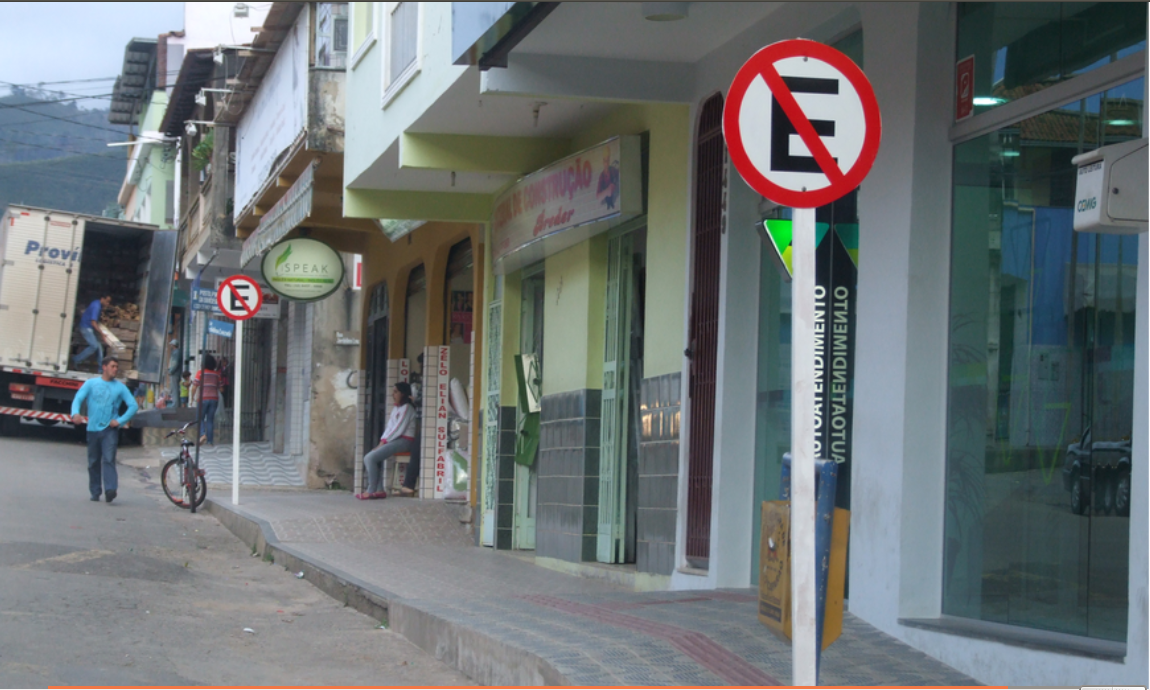
//> input picture image3.png, 1150 x 690 px
$ ./Canny   (built with g++ and OpenCV 4)
//> lines starting //> are read from the running program, lines starting //| are printed output that depends on the picture
/*
 * Canny.cpp
 *
 *  Created on: Jun 24, 2014
 *      Author: pedroaugust8
 */

#include <opencv2/highgui/highgui.hpp> //funções principais do OpenCV
#include <opencv/cv.h> //OpenCV Funções relativas a GUI

int main() {
	IplImage* newImg; //imagem original
	IplImage* grayImg; //imagem em nível de cinza para conversão
	IplImage* cannyImg; //imagem em nível de cinza para detecção das bordas

	//carregando a imagem original
	newImg = cvLoadImage("image3.png", 1);
//> newImg is the input picture: 690 rows x 1150 cols, CV_8UC3; mean B, G, R 116.7, 115, 109.5
	//criando uma imagem de um canal (i.e. imagem de nível de cinza)
	grayImg = cvCreateImage(cvSize(newImg->width, newImg->height), IPL_DEPTH_8U, 1);


	//convertendo a imagem colorida (3 canais rgb) para a imagem em nível de cinza
	cvCvtColor(newImg, grayImg, CV_BGR2GRAY);
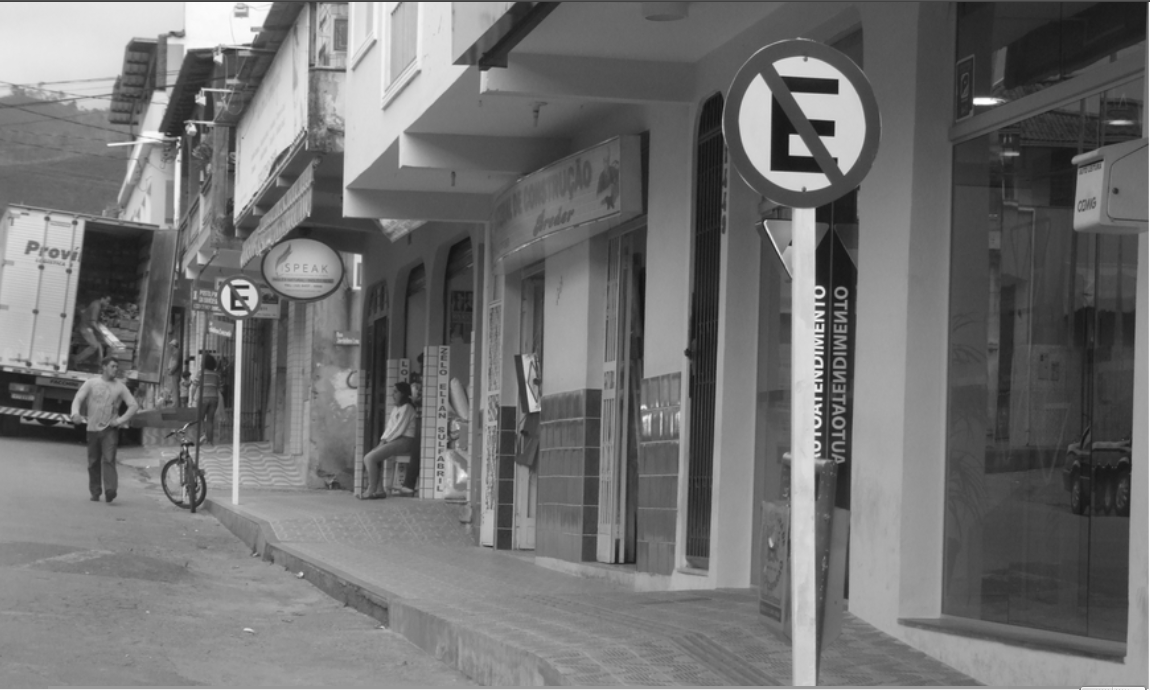
//> grayImg: 690 rows x 1150 cols, CV_8UC1; min 18, max 255, mean 113.6
	cannyImg = cvCreateImage(cvGetSize(newImg), IPL_DEPTH_8U, 1);

	// Detecção de borda Canny
	cvCanny(grayImg, cannyImg, 50, 150, 3);
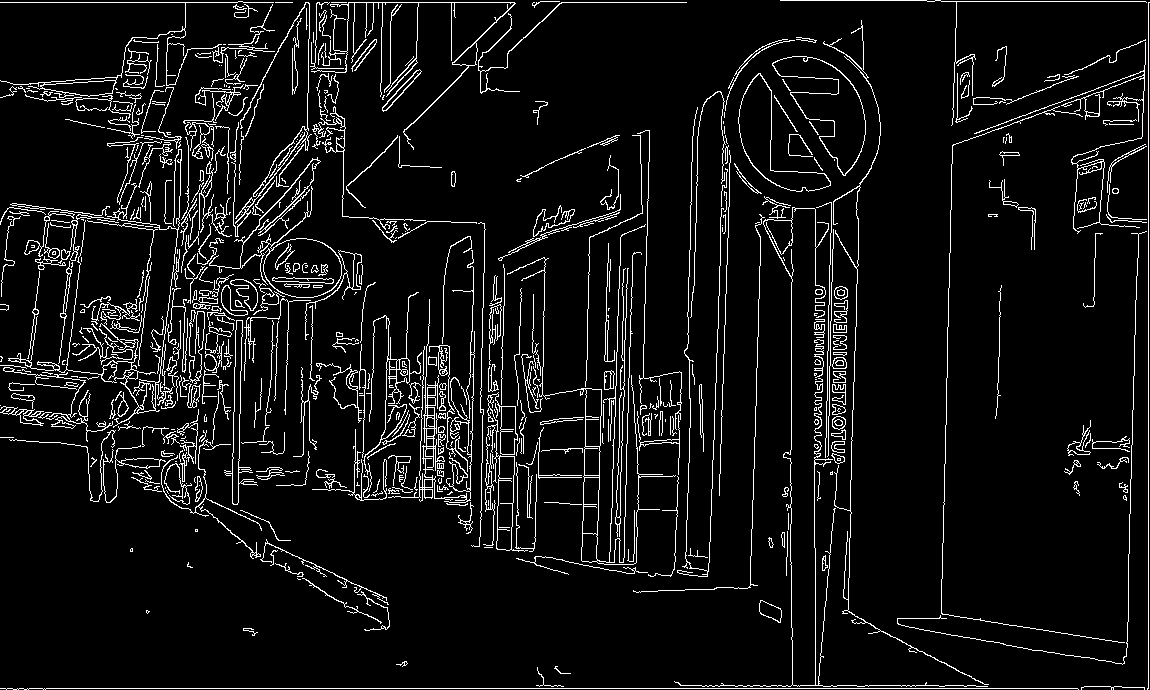
//> cannyImg: 690 rows x 1150 cols, CV_8UC1; 6.9% white in thin lines or dots
	cvNamedWindow("src", 1);
	cvShowImage("src", newImg);
	cvNamedWindow("canny", 1);
	cvShowImage("canny", cannyImg);
	cvWaitKey(0);

	//não se esqueça de destruir as janelas e liberar a memória!
	cvDestroyWindow("src");
	cvDestroyWindow("canny");
	cvReleaseImage(&newImg);
	cvReleaseImage(&grayImg);
	cvReleaseImage(&cannyImg);


	return 0;
}

$ run again, with 10492235_708821189184456_3961042941832438641_n.jpg saved as image3.png
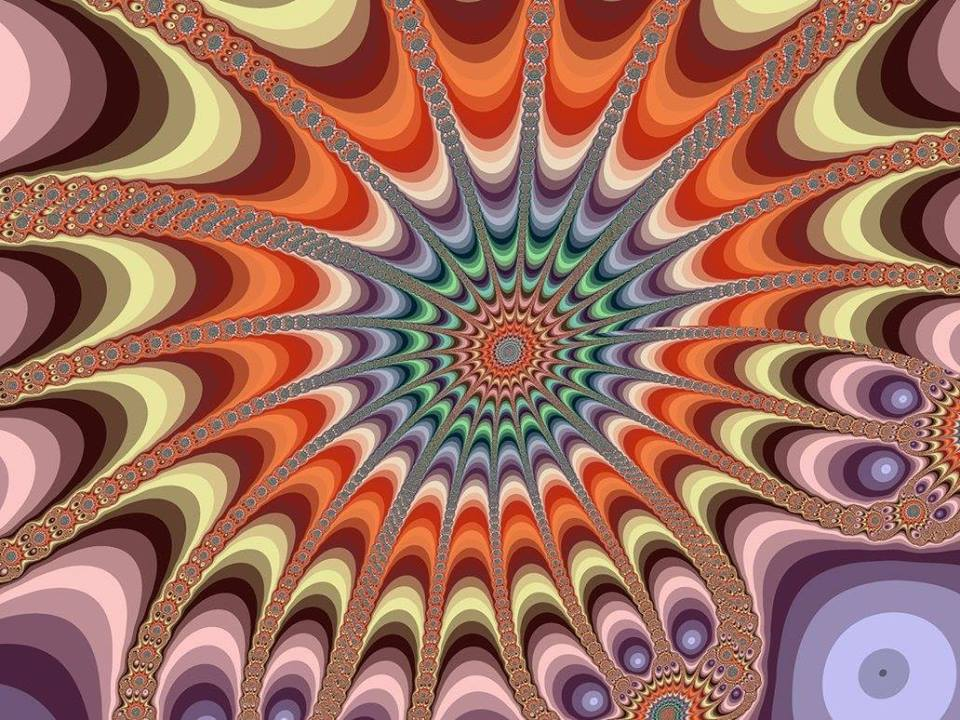
//> input picture 10492235_708821189184456_3961042941832438641_n.jpg, 960 x 720 px
//> newImg is the input picture: 720 rows x 960 cols, CV_8UC3; mean B, G, R 94.5, 108.7, 157.1
//> `cvCvtColor(newImg, grayImg, CV_BGR2GRAY);`:
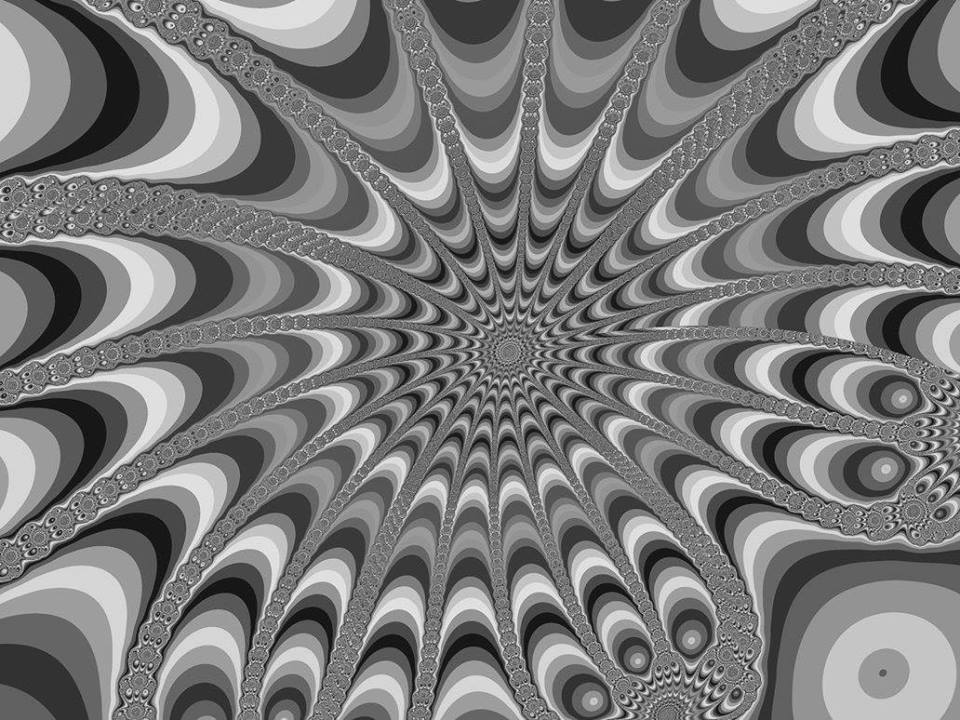
//> grayImg: 720 rows x 960 cols, CV_8UC1; min 3, max 249, mean 121.6
//> `cvCanny(grayImg, cannyImg, 50, 150, 3);`:
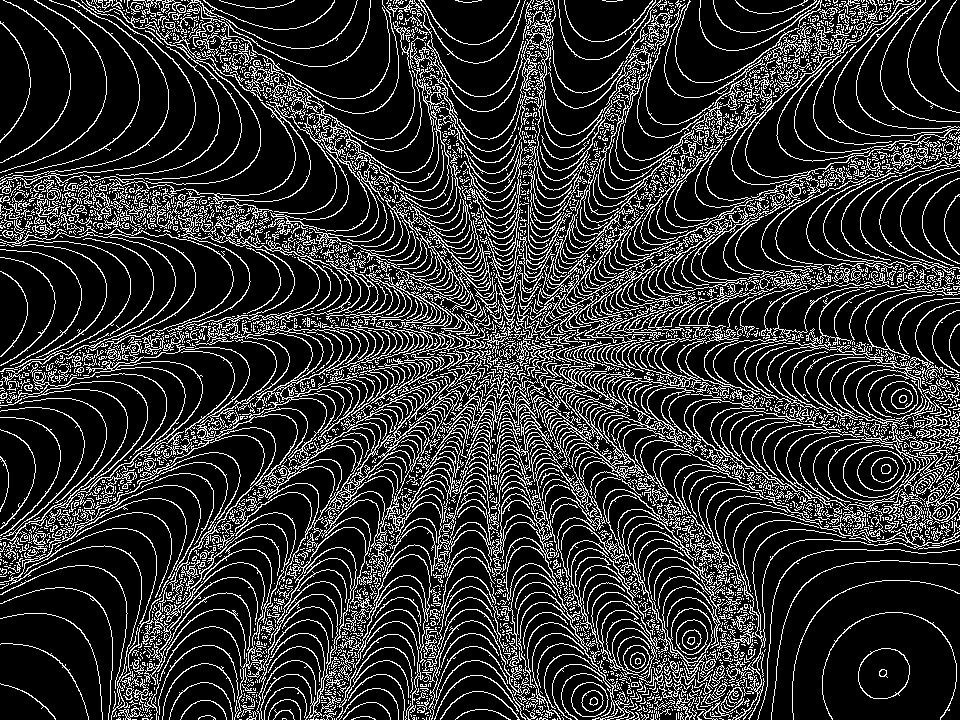
//> cannyImg: 720 rows x 960 cols, CV_8UC1; 18.9% white in thin lines or dots

$ run again, with image2.jpg saved as image3.png
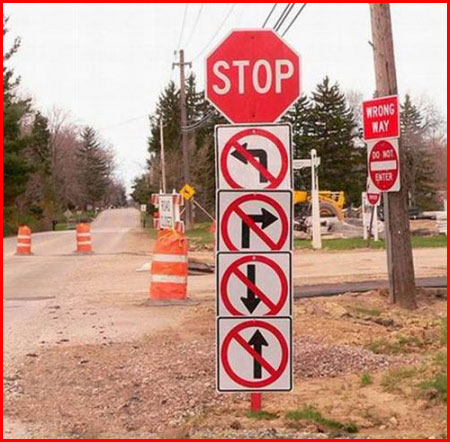
//> input picture image2.jpg, 450 x 442 px
//> newImg is the input picture: 442 rows x 450 cols, CV_8UC3; mean B, G, R 130.8, 144.5, 189.2
//> `cvCvtColor(newImg, grayImg, CV_BGR2GRAY);`:
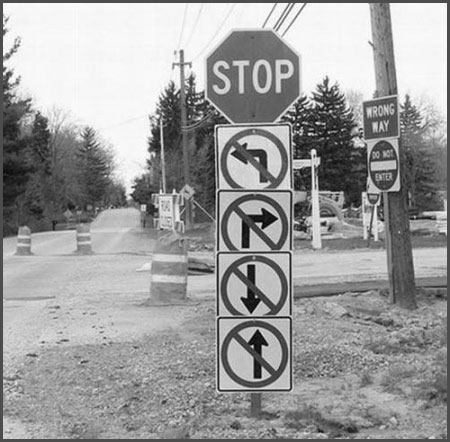
//> grayImg: 442 rows x 450 cols, CV_8UC1; min 2, max 255, mean 156.3
//> `cvCanny(grayImg, cannyImg, 50, 150, 3);`:
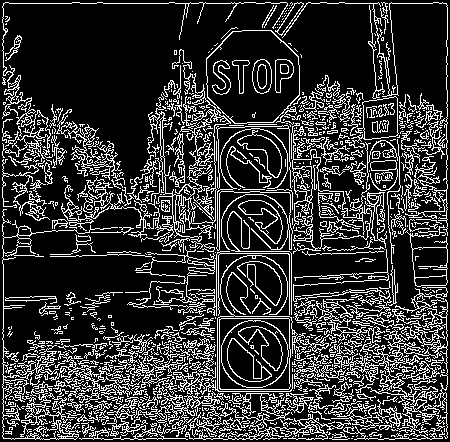
//> cannyImg: 442 rows x 450 cols, CV_8UC1; 21% white in thin lines or dots
